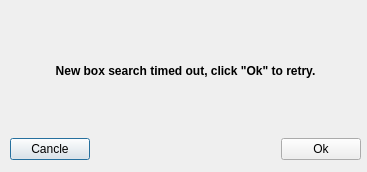
<?xml version="1.0" encoding="UTF-8"?>
<ui version="4.0">
 <class>BoxTimeoutDialog</class>
 <widget class="QDialog" name="BoxTimeoutDialog">
  <property name="geometry">
   <rect>
    <x>0</x>
    <y>0</y>
    <width>367</width>
    <height>172</height>
   </rect>
  </property>
  <property name="windowTitle">
   <string>Dialog</string>
  </property>
  <widget class="QWidget" name="verticalLayoutWidget">
   <property name="geometry">
    <rect>
     <x>10</x>
     <y>9</y>
     <width>351</width>
     <height>151</height>
    </rect>
   </property>
   <layout class="QVBoxLayout" name="verticalLayout" stretch="10,0">
    <item>
     <widget class="QLabel" name="label">
      <property name="font">
       <font>
        <weight>75</weight>
        <bold>true</bold>
       </font>
      </property>
      <property name="text">
       <string>New box search timed out, click &quot;Ok&quot; to retry.</string>
      </property>
      <property name="alignment">
       <set>Qt::AlignCenter</set>
      </property>
     </widget>
    </item>
    <item>
     <layout class="QHBoxLayout" name="horizontalLayout">
      <item>
       <widget class="QPushButton" name="cancle">
        <property name="text">
         <string>Cancle</string>
        </property>
       </widget>
      </item>
      <item>
       <spacer name="horizontalSpacer">
        <property name="orientation">
         <enum>Qt::Horizontal</enum>
        </property>
        <property name="sizeHint" stdset="0">
         <size>
          <width>40</width>
          <height>20</height>
         </size>
        </property>
       </spacer>
      </item>
      <item>
       <widget class="QPushButton" name="ok">
        <property name="text">
         <string>Ok</string>
        </property>
       </widget>
      </item>
     </layout>
    </item>
   </layout>
  </widget>
 </widget>
 <resources/>
 <connections>
  <connection>
   <sender>ok</sender>
   <signal>clicked()</signal>
   <receiver>BoxTimeoutDialog</receiver>
   <slot>on_ok_pushButton_clicked()</slot>
   <hints>
    <hint type="sourcelabel">
     <x>309</x>
     <y>141</y>
    </hint>
    <hint type="destinationlabel">
     <x>232</x>
     <y>138</y>
    </hint>
   </hints>
  </connection>
  <connection>
   <sender>cancle</sender>
   <signal>clicked()</signal>
   <receiver>BoxTimeoutDialog</receiver>
   <slot>on_cancle_pushButton_clicked()</slot>
   <hints>
    <hint type="sourcelabel">
     <x>25</x>
     <y>142</y>
    </hint>
    <hint type="destinationlabel">
     <x>243</x>
     <y>156</y>
    </hint>
   </hints>
  </connection>
 </connections>
 <slots>
  <slot>on_ok_pushButton_clicked()</slot>
  <slot>on_cancle_pushButton_clicked()</slot>
 </slots>
</ui>
